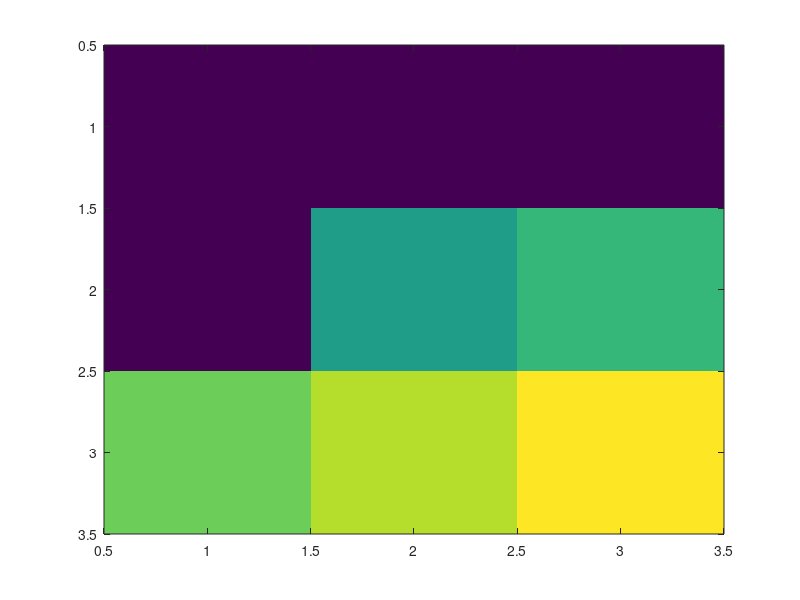

Source code (MATLAB): (Note: this script raises an error after producing the figure.)
%% Basic Matlab functions
% (1)  Basic Matlab functions
% David Hormuth 
%%
% clear variavles using
clear all; close all; clc;

% Display results using
disp(['Hello: ' num2str(rand)])

% Row array
row = [1 2 3 4]

% column array
column = [1; 2; 3; 4;]

% 2D array 
arr = [1 2 3; 4 5 6; 7 8 9;];
% visualize the matrix in the command line

%%  (2) Visualize the matrix in imagesc
%%
% sets the aspect ratio for the image to match the ratio of the rows to columns 
imagesc(arr,[0 9])

% title  for figure
title('My title','FontSize',20)

% label for horizontal axis
xlabel('Columns','FontSize',20)

% label for vertical axis
ylabel('Rows','FontSize',20)

% increase the font size of the axis 
set(gca,'FontSize',15)

% add colorbar, and add label
axis image
h = colorbar;
ylabel(h,'Values')




%% (3) Manipulating, grabing elements within an array
%%
%     The arrays are index (row,column) versus (column, row) i.e., (x,y)
%     To grab x = 2, y = 3;  we call
arr(1,2)


% To grab one whole row and multiply it by 5 (for some reason)
%      This grabs row 1 and multiplies it by 5
arr(1,:) = 5*arr(1,:)


%% (4) Creating an of evenly spaced numbers
%%
%      create an array spaced by 0.25
time_array = [0:.25:5];


% Now lets only display every 5th one
disp(time_array(1:5:end))

%% (5) Simple plot commands
%%
% create function
f = @(t) t.^2;
measure = f(time_array)+rand([1 length(time_array)])

% plot the function
plot(time_array,f(time_array))


%% (6) Lets make this plot prettier (and make it look like we were fitting something)
%%
plot(time_array,f(time_array),'-k',time_array,...
    measure,'r')
title(' plot','FontSize',20)
xlabel('Time (minutes)','FontSize',20)
ylabel('Signal Intensity','FontSize',20)
axis square 
legend('Model','Measure')
set(gca,'FontSize',20)


% What else should we do to make this figure look nice?
%% (7) For loops, if statements etc...
%%
 % finds the size of arr
arr = [1 2 3; 4 5 6; 7 8 9];
[sy, sx] = size(arr)


% initializes an array full of zeros the same size as arr

arr_out = zeros(sy,sx);

% for loop through arr
for j = 1:length(arr(:))  % loops through each position in arr
    if arr(j) > 4  % if a is greater than 4  set to zero
        arr_out(j) = 0;
    else  % else set it to 1
        arr_out(j) = 1;

    end
end

% display a_out
arr_out

%% 
% (8) Looping through an array
%%
% using a for loop to loop through an array
% 

b_out = zeros(sy,sx);  
for x = 1:sx  % looping through elements in the x-dir
    for y = 1:sy % looping through elements in the y-dir
        b_out(y,x) = arr(y,x)*x;
    end
end
imagesc(b_out)
%% (9) A faster way would be to do this...
%%
% Logic within imagesc

imagesc(arr.*(arr>4))

%% (10) Find and logic 
%%
b =arr
b(b==4) = rand

[min_val min_pos] = min(b(:))
b(min_pos) = 10


%% MRI images
% Now, lets load in some example MRI images and practice some basic image processing 
% routines
% 
% (11) Loading images
%%
clear all; close all; clc
% load matlab dataset

load matlab_monday_00.mat

%% 
% (12) Display images

% assign resolution and matrix size
[sy,sx,sz] = size(image_01.im);
res_x = .3203; % resolution in the x-direction is 0.15625 mm
res_y = .3203; % resolution in the y-direction is 0.15625 mm;
res_z = .1562; % resolution in the z direction is 1 mm;

imagesc(image_01.im(:, :, 100))
%% 
% (13) What is the field of view?


%%
% calculate the field of view
fov_x = res_x*sx;
fov_y = res_y*sy;
fov_z = res_z*sz;
disp(['x-dir: ' num2str(fov_x) ' mm.'])  
disp(['y-dir: ' num2str(fov_y) ' mm.'])  
disp(['z-dir: ' num2str(fov_z) ' mm.'])  


%% 
% (14) What are things we can change on this to make it look better?
%%
% displaying voxels with right aspect ratio

imagesc([1:sy]*res_y,[1:sx]*res_x,mri_rat(:,:,10))
axis image;
colormap(gray)
title('T2 weighted MRI','FontSize',20)
ylabel('Position (mm)','FontSize',20)
xlabel('Position (mm)','FontSize',20)
set(gca,'FontSize',15)

%% 



% labels



%% 
% (15) Can we visualize a different slice orientation?

% * squeeze command! 
imagesc([1:sz]*res_z,[1:sx]*res_x,squeeze(mri_rat(100,:,:))) 
axis image ;
colormap(gray)
title('T2 weighted MRI','FontSize',20)
ylabel('Position (mm)','FontSize',20)
xlabel('Position (mm)','FontSize',20)
set(gca,'FontSize',15)


%% 
% (16) Can we visualize more slices at once?/ what can we do to make this 
% look better?
%%
% Subplot/for loops
for z = 1:3
    subplot(2,2,z)
    imagesc([1:sy]*res_y,[1:sx]*res_x,mri_rat(:,:,z));
    drawnow  
end
%% 
% (17) How can we place ROIs and then display the ROIs?
%%
close all
imagesc(mri_rat(:,:,10))
axis image;
colormap(gray)
title('T2 weighted MRI','FontSize',20)
ylabel('Position (mm)','FontSize',20)
xlabel('Position (mm)','FontSize',20)
set(gca,'FontSize',15)



% place roi around brain
title('Draw ROI around brain','FontSize',20)
[brain_mask, brain_x, brain_y] = roipoly();

% place roi around  muscle
title('Draw ROI around muscle','FontSize',20)
[muscle_mask, muscle_x, muscle_y] = roipoly();

%%


% display rois
close all
imagesc(mri_rat(:,:,10))
axis image;
colormap(gray)
hold on 
plot(brain_x,brain_y,'r','LineWidth',2)
hold on
plot(muscle_x,muscle_y,'y','LineWidth',2)
hold off;


%% 
% (18) Statistics on this image
%%
slice_data = mri_rat(:,:,10);

% Calculate mean & 95% confidence interval (CI)  for brain
mean_brain = mean(slice_data(brain_mask(:)==1))
sd_brain = std(slice_data(brain_mask(:)==1))
ci_brain = 1.96*sd_brain/sqrt(sum(brain_mask(:)))
disp(['Brain SI: ' num2str(mean_brain) ' +/- ' num2str(ci_brain) '.'])

% create histogram of the data
histogram(slice_data(brain_mask(:)==1),'Normalization','pdf')

% Calculate mean & 95% confidence interval (CI)  for muscle
mean_muscle = mean(slice_data(muscle_mask(:)==1))
sd_muscle = std(slice_data(muscle_mask(:)==1))
ci_muscle = 1.96*sd_muscle/sqrt(sum(muscle_mask(:)))
disp(['Muscle SI: ' num2str(mean_muscle) ' +/- ' num2str(ci_muscle) '.'])

% create histogram of the data
histogram(slice_data(muscle_mask(:)==1),'Normalization','pdf')


% or put them on the same histogram
histogram(slice_data(brain_mask(:)==1),'Normalization','pdf')
hold on 
histogram(slice_data(muscle_mask(:)==1),'Normalization','pdf')
hold off

legend('Brain','Muscle','Location','Northoutside','Orientation','horizontal')
%% 
% (19) Calculating SNR and CNR: Place ROI
%%
imagesc(slice_data)
axis image
colormap gray
title('T_2-weighted MRI','FontSize',20)
xlabel('Position (mm)','FontSize',15)
ylabel('Position (mm)','FontSize',15)
set(gca,'FontSize',15)

% place roi around background
title('Draw ROI around background','FontSize',20)
[background_mask, background_x, background_y] = roipoly();
close all


% display on the image

%% 
% (20) Calculate Statistics
%%
% Calculate mean & 95% confidence interval (CI)  for background
mean_background = mean(slice_data(background_mask(:)==1))
sd_background = std(slice_data(background_mask(:)==1))
ci_background = 1.96*sd_background/sqrt(sum(background_mask(:)==1))
disp(['Background SI: ' num2str(mean_background,3) ' +/- ' num2str(ci_background,3) '.'])

% or put them on the same histogram
histogram(slice_data(brain_mask(:)==1),'Normalization','pdf')
hold on 
histogram(slice_data(muscle_mask(:)==1),'Normalization','pdf')
hold on
histogram(slice_data(background_mask(:)==1),'Normalization','pdf')
hold off

set(gca,'FontSize',18)
hold off
% Calculate SNR for brain to noise 
SNR_brain = mean_brain/sd_background

% Calculate SNR for muscle to noise
SNR_muscle = mean_muscle/sd_background

disp(['SNR: ' num2str(SNR_brain,3) ' (Brain)  ' num2str(SNR_muscle,3) ' (Muscle)'])


% Calculate CNR for brain to muscle
CNR = (mean_brain-mean_muscle)/sd_background


disp(['CNR: ' num2str(CNR,3)])

%%
%%(21) Matrix math
subplot(1,2,1)
imagesc(pre_inj(:,:,10),[0 .7]); axis image; colormap gray
title('Pre-injection','FontSize',20); axis off;

subplot(1,2,2)
imagesc(post_inj(:,:,10),[0 .7]); axis image; colormap gray
title('Post-Injection','FontSize',20); axis off;

%%

% Subtraction
figure
im_diff = post_inj(:,:,10) - pre_inj(:,:,10);
imagesc(im_diff)


% division
im_div = post_inj(:,:,10)./pre_inj(:,:,10);
imagesc(im_div)

% percent difference
figure
im_perdiff = 100*abs(im_diff)./pre_inj(:,:,10);
imagesc(im_perdiff,[0 40]);
%% Voxel-wise math

for y = 1:sy
    for x = 1:sx
        
    end
end



%% (22) Creating Matlab Functions
output = test_function2(pre_inj(:,:,10))